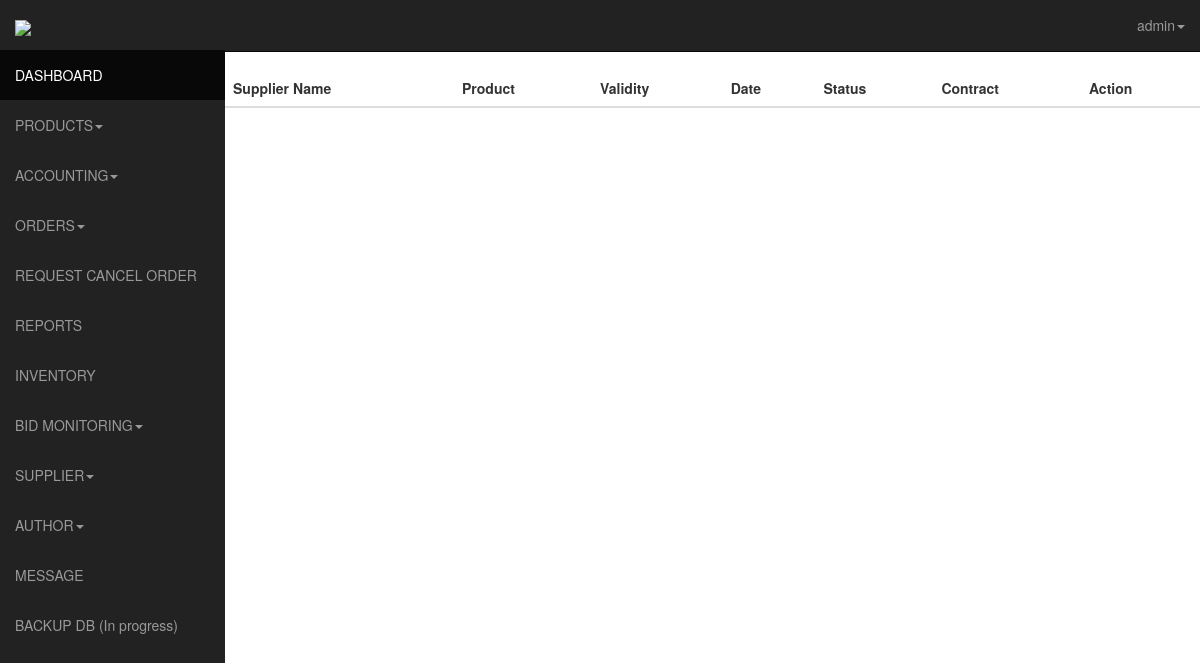
Before: /admin/authorcontracts.php (signed in) with the older database file.
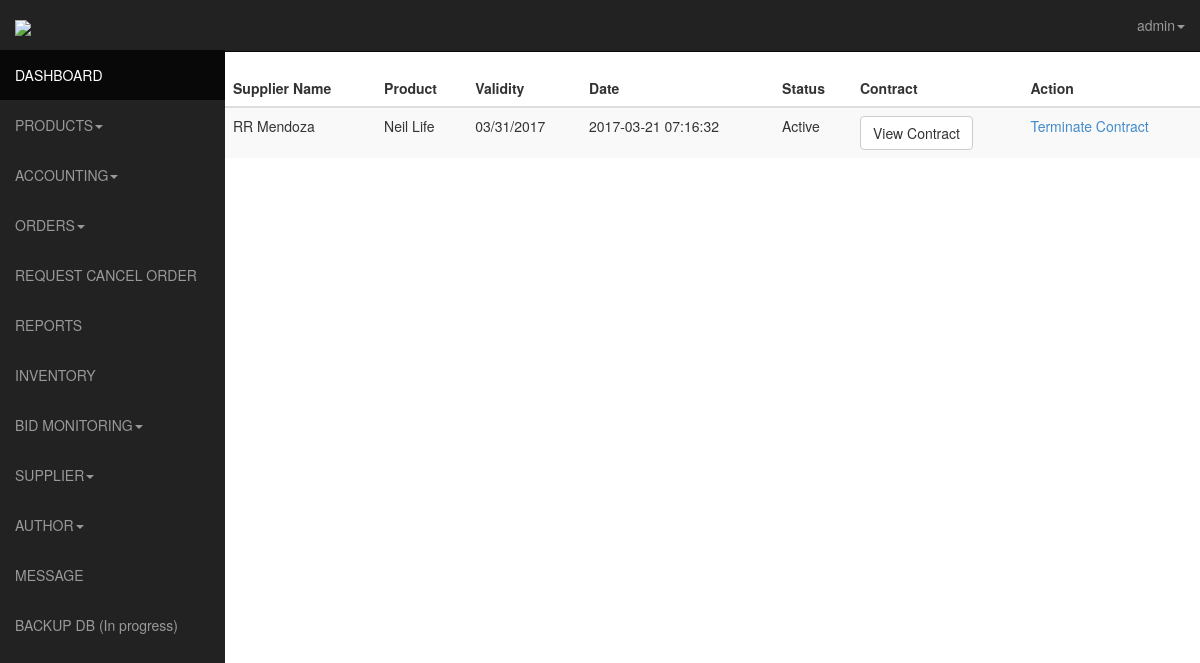
After: the same page with the newer database file.
### tables this page shows
CREATE TABLE IF NOT EXISTS `contract` (
  `id` int(11) NOT NULL AUTO_INCREMENT,
  `bid` int(11) NOT NULL,
  `user_id` int(11) NOT NULL,
  `type` varchar(20) NOT NULL,
  `validity` varchar(10) NOT NULL,
  `active` int(11) NOT NULL,
  `created_date` timestamp NOT NULL DEFAULT CURRENT_TIMESTAMP,
  PRIMARY KEY (`id`)
);

CREATE TABLE IF NOT EXISTS `users` (
  `id` int(11) NOT NULL AUTO_INCREMENT,
  `usn` varchar(50) NOT NULL,
  `fname` varchar(120) NOT NULL,
  `lname` varchar(120) NOT NULL,
  `birthday` date NOT NULL,
  `address` varchar(60) NOT NULL,
  `contact` int(11) NOT NULL,
  `email` varchar(120) NOT NULL,
  `password` varchar(128) NOT NULL,
  `activate` int(11) NOT NULL,
  `code` int(11) NOT NULL,
  `date` date NOT NULL,
  `block` int(11) NOT NULL,
  `pic` int(11) NOT NULL,
  `ext` varchar(5) NOT NULL,
  `admin` int(11) NOT NULL,
  `user_type` int(10) NOT NULL,
  PRIMARY KEY (`id`)
);

CREATE TABLE IF NOT EXISTS `author_bid` (
  `id` int(11) NOT NULL AUTO_INCREMENT,
  `bid_id` int(11) NOT NULL,
  `title` varchar(255) NOT NULL,
  `details` varchar(255) NOT NULL,
  `co_author` varchar(255) NOT NULL,
  `author_id` int(11) NOT NULL,
  `genre` varchar(255) NOT NULL,
  `projected_price` varchar(255) NOT NULL,
  `status` varchar(19) DEFAULT NULL,
  `created_date` timestamp NOT NULL DEFAULT CURRENT_TIMESTAMP,
  PRIMARY KEY (`id`)
);

### admin/authorcontracts.php (the view, shortened to what this page needs)
<!DOCTYPE html>
<html lang="en">
  <head>
    <link href="css/bootstrap.css" rel="stylesheet">
    <link href="css/sb-admin.css" rel="stylesheet">-->
    <link rel="stylesheet" href="css/morris-0.4.3.min.css">
  </head>
  <body>
    <div id="wrapper">
      <nav class="navbar navbar-inverse  navbar-fixed-top" role="navigation">
      <?php include 'template/sidebar.php';?>
    <?php include 'template/top.php';?>
    </nav>
    <div class="table-responsive">
      <table class="table table-striped">
        <thead>
    <th>Supplier Name</th>
    <th>Product</th>
    <th>Validity</th>
    <th>Date</th>
    <th>Status</th>
    <th>Contract</th>
    <th>Action</th>
  </thead>
  <?php
  $sql = mysql_query("SELECT contract.id AS contract_id, contract.created_date AS contract_date, contract. * , users.id AS users_id, users. * , author_bid.id AS author_bid_id, author_bid. * , uploaded_contract_file.id AS uploaded_contract_file_id, uploaded_contract_file . *
FROM contract
INNER JOIN users ON contract.user_id = users.id
INNER JOIN author_bid ON contract.bid = author_bid.bid_id
INNER JOIN uploaded_contract_file ON uploaded_contract_file.contract_id = contract.bid
WHERE users.user_type =2 AND contract.active=1");
  $requestCount = mysql_num_rows($sql);
  if ($requestCount > 0) {
     while ($row = mysql_fetch_array($sql)) {
      $contract_id = $row['contract_id'];
      $fname = $row['fname'];
      $lname = $row['lname'];
      $product = $row['title'];
      $validity = $row['validity'];
      $date = $row['contract_date'];
      $status = ($row['active'] == '0' ? 'Inactive' : 'Active');
      $filename = $row['file_name'];
      echo "
        <tr>
          <td>$fname $lname</td>
          <td>$product</td>
          <td>$validity</td>
          <td>$date</td>
          <td>$status</td>
          <td>
            <form action='showcontract.php' method='post'>
              <input type='hidden' name='id' value='$contract_id' />
              <input type='hidden' name='filename' value='$filename' />
              <input type='submit' class='btn btn-default' name='submit' value='View Contract' />
            </form>
          </td>
          <td><a href='authorcontracts.php?action=terminate&id=$contract_id'>Terminate Contract</a></td>
        </tr>
      ";
     }
  }
   ?>
      </table>
    </div>
    </div>
    </body>
    </html>

Changed rows visible on the page:
added contract: user.fname "RR", user.lname "Mendoza", author_bid.title "Neil Life", validity "03/31/2017", created_date "2017-03-21 07:16:32", active "Active"
